Frame 1 (no input): blank canvas, image omitted
Frame 60 (the mouse pressed at the canvas centre just before this capture): blank canvas, image omitted
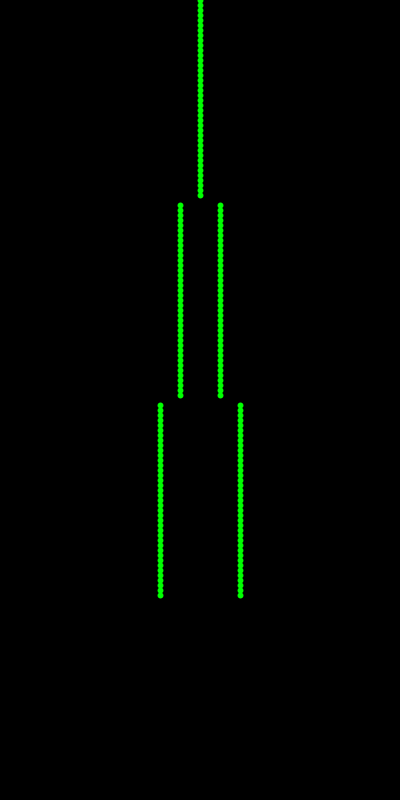
Frame 120 (the mouse held since frame 60 and released just before this capture)

The Processing sketch whose frames 1 and 60 were blank and that drew this single picture after the mouse press (run headless with seeded random() and noise(); from frame 60 on, the mouse is pressed at the canvas centre):

// Processing sketch: Sketch_15
// ── Sketch_15.pde
int yvalue;

void setup()
{
  size(400,800);
  background(0);          // black screen
  yvalue = 0;                // start at the top of the screen
  strokeWeight(6);        // fairly large point size
  stroke(0,255, 0);       // green pen
  frameRate(20);          // update at 10 frames per second
}

void draw()
{
  if(yvalue < 200)
{
  point(200,yvalue);
}
yvalue = yvalue + 5;




if((yvalue < 400 && yvalue > 200))
{
  point(180,yvalue);
  point(220,yvalue);
}

if((yvalue < 600 && yvalue > 400))
{
  point(160,yvalue);
  point(240,yvalue);
}



if((yvalue < 800 && yvalue > 600))
{
  point(140,yvalue);
  point(260,yvalue);
}


if(yvalue > 800)
{
  yvalue = 0;
  background(0); 
}
}
